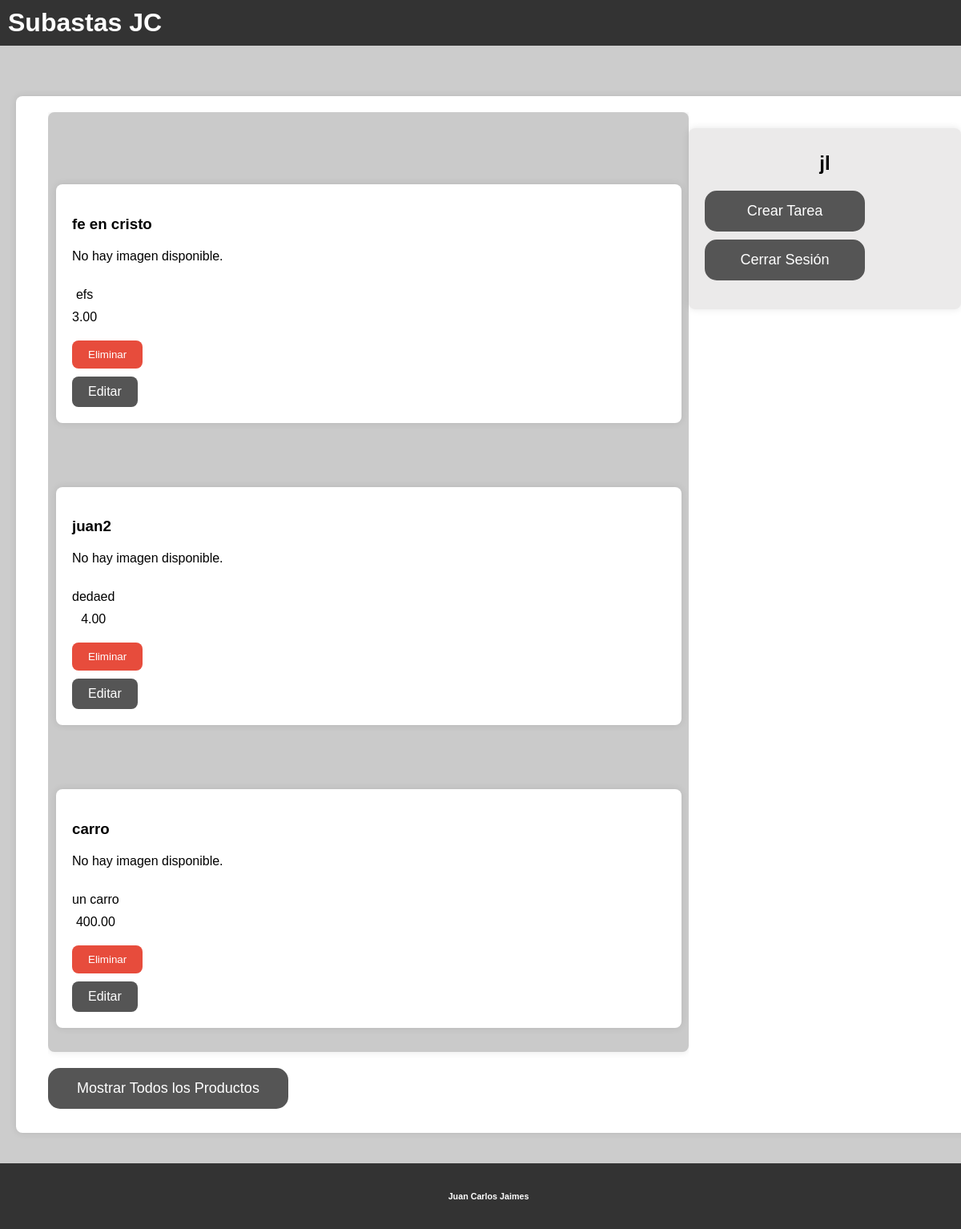
Page /perfil/ (signed in) on the earlier database version.
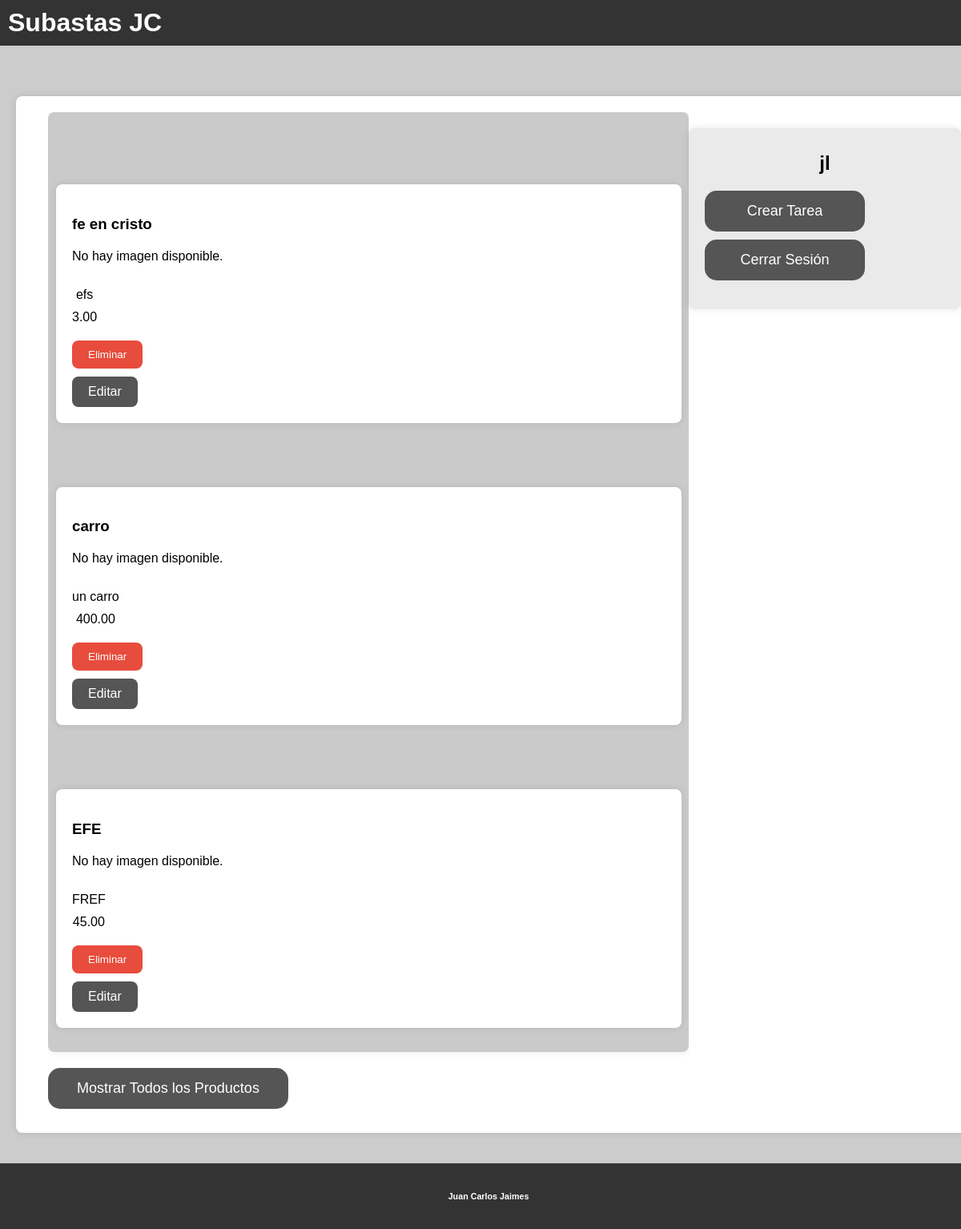
Same page on the later database version.
### subastas/models.py (models this page shows, shortened)
class Task(models.Model):
    title = models.CharField(max_length=100)
    description = models.TextField(blank=True)
    precio = models.DecimalField(max_digits=10, decimal_places=2, null=True, blank=True)
    created = models.DateTimeField(auto_now_add=True)
    datecompleted = models.DateTimeField(null=True)
    user = models.ForeignKey(User, on_delete=models.CASCADE)  # Relación con el usuario propietario de la tarea
    image = models.ImageField(upload_to='task_images/', null=True, blank=True)  # Campo para la imagen de la tarea

### subastas/views.py (the view)
# urls.py: path('perfil/', views.perfil, name='perfil'),
def perfil(request):
    user_tasks = Task.objects.filter(user=request.user)
    all_tasks = Task.objects.all()
    return render(request, 'perfil.html', {'user_tasks': user_tasks, 'all_tasks': all_tasks})

### subastas/templates/perfil.html (shortened to what this page needs)
{% extends 'base.html' %}
{% block content %}
<!DOCTYPE html>
<html lang="en">
<head>
</head>
<body>
    <div class="container">
        <div class="products">
            <div class="product">
                {% for task in user_tasks %}
                <div class="container product-container">
                    <h3>{{ task.title }}</h3>
                    {% if task.image %}
                        <img src="{{ task.image.url }}" alt="Imagen del producto">
                    {% else %}
                        <p>No hay imagen disponible.</p>
                    {% endif %}
                    <div class="product-info">
                        <div class="details">
                            <p>{{ task.description }}</p>
                            <p>{{ task.precio }}</p>
                        </div>
                    </div>
                    <form method="post" action="{% url 'eliminar_tarea' task.id %}">
                        <button type="submit">Eliminar</button>
                    </form>
                    <a href="{% url 'editar_tarea' task.id %}">Editar</a>
                </div>
                {% endfor %}
            </div>
            <button class="toggle-button" onclick="toggleTasks()">Mostrar Todos los Productos</button>
        </div>
        <div class="profile">
            <h2>{{ user.username }}</h2>
            <ul>
                <li><button class="auth-button" onclick="location.href='{% url 'create_task' %}'">Crear Tarea</button></li>
                <li><button class="auth-button" onclick="location.href='{% url 'logout' %}'">Cerrar Sesión</button></li>
            </ul>
        </div>
    </div>
    </body>
</html>
{% endblock %}

Differences in the rows shown:
removed Task: title "juan2", image "No hay imagen disponible.", description "dedaed", precio "4.00"
added Task: title "EFE", image "No hay imagen disponible.", description "FREF", precio "45.00"
